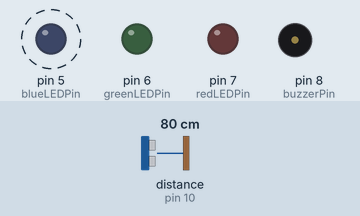
A sketch run on a simulated Arduino Uno, built with avr-gcc and run on an emulated ATmega328P. Shown: output pins drawn as LEDs (lit = HIGH), buzzer (waves = sounding). Wiring (inferred from the names in the program): ultrasonic range finder: trigger pin 9; echo pin 10. Dashed ring = blinking. The inputs (shaded band) are chosen by the test bench; at power-on: distance to the obstacle (sensor on pin 10) 80 cm. The echo pulse lasts 58.3 µs per cm; pins used as bus, display or sensor lines are not drawn.

Above: at 1.9 s.
2.0 s: distance to the obstacle (sensor on pin 10) set to 56 cm
5.5 s: distance to the obstacle (sensor on pin 10) set to 45 cm
At 5.87 s:
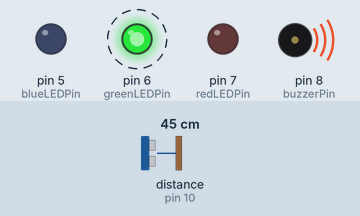
9.0 s: distance to the obstacle (sensor on pin 10) set to 23 cm
12.5 s: distance to the obstacle (sensor on pin 10) set to 19 cm
At 12.83 s:
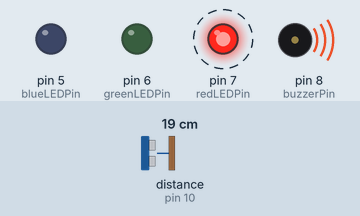
16.0 s: distance to the obstacle (sensor on pin 10) set to 35 cm
At 16.3 s:
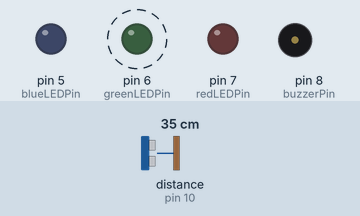
19.5 s: distance to the obstacle (sensor on pin 10) set to 2 cm
At 19.63 s:
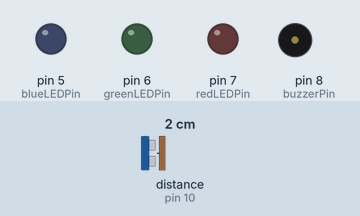
Timing chart, 0 to 24.0 s (numbered marks = the images above; inputs shaded):
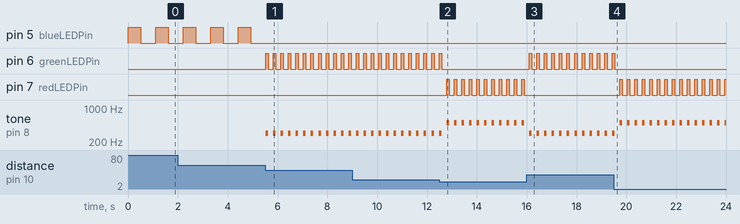

Measured:
- the behaviour switches between 51 and 50 cm on distance to the obstacle (sensor on pin 10) (found by bisection; images 0 and 1)
- the behaviour switches between 21 and 20 cm on distance to the obstacle (sensor on pin 10) (found by bisection; images 1 and 2)
- after the input at 5.5 s, pin 5 (blueLEDPin): stops changing and stays LOW; pin 6 (greenLEDPin): alternates HIGH for 0.10 s and LOW for 0.20 s, starting at once; tone on pin 8 (buzzerPin): alternates 300 Hz for 0.10 s and silent for 0.20 s, starting at once
- after the input at 12.5 s, pin 6 (greenLEDPin): goes on until 12.6 s, then stays LOW; pin 7 (redLEDPin): alternates HIGH for 0.10 s and LOW for 0.20 s, starting after 0.29 s
- after the input at 16.0 s, pin 6 (greenLEDPin): alternates HIGH for 0.10 s and LOW for 0.20 s, starting after 0.10 s; pin 7 (redLEDPin): stops changing and stays LOW
- after the input at 19.5 s, pin 6 (greenLEDPin): goes on until 19.5 s, then stays LOW; pin 7 (redLEDPin): alternates HIGH for 0.10 s and LOW for 0.20 s, starting after 0.23 s
- by itself, pin 5 (blueLEDPin): alternates HIGH for 0.50 s and LOW for 0.60 s

The sketch:

Parking_Sensor_IOT.ino
```cpp
// Parking Sensor IoT Device
// This code utilizes an ultrasonic sensor to detect distances
// and provides visual and audible alerts using LEDs and a buzzer.

const int trigPin = 9;      // Trigger pin for ultrasonic sensor
const int echoPin = 10;     // Echo pin for ultrasonic sensor
const int blueLEDPin = 5;   // Pin for blue LED
const int greenLEDPin = 6;  // Pin for green LED
const int redLEDPin = 7;    // Pin for red LED
const int buzzerPin = 8;    // Pin for buzzer

void setup() {
    Serial.begin(9600);           // Initialize serial communication at 9600 baud rate
    pinMode(trigPin, OUTPUT);     // Set trigPin as OUTPUT
    pinMode(echoPin, INPUT);      // Set echoPin as INPUT
    pinMode(blueLEDPin, OUTPUT);  // Set blueLEDPin as OUTPUT
    pinMode(greenLEDPin, OUTPUT); // Set greenLEDPin as OUTPUT
    pinMode(redLEDPin, OUTPUT);   // Set redLEDPin as OUTPUT
    pinMode(buzzerPin, OUTPUT);   // Set buzzerPin as OUTPUT
}

void loop() {
    int distance = measureDistance(); // Get the distance from the ultrasonic sensor

    // Print distance to the serial monitor (uncomment if needed)
    // Serial.print("Distance: ");
    // Serial.print(distance);
    // Serial.println(" cm");

    // Check distance and trigger LEDs and buzzer accordingly
    if (distance < 20) {
        blinkLEDWithSound(redLEDPin, 500);  // Blink red LED with sound for close proximity
    } else if (distance < 50) {
        blinkLEDWithSound(greenLEDPin, 300); // Blink green LED with sound for moderate proximity
    } else if (distance < 80) {
        blinkLED(blueLEDPin);  // Blink blue LED for distant proximity
    } else {
        turnOffLEDsAndBuzzer(); // No obstacle, turn off all indicators
    }

    delay(100); // Delay for stability; adjust as needed
}

// Function to measure distance using ultrasonic sensor
int measureDistance() {
    // Trigger the ultrasonic sensor
    digitalWrite(trigPin, LOW);
    delayMicroseconds(2);
    digitalWrite(trigPin, HIGH);
    delayMicroseconds(10);
    digitalWrite(trigPin, LOW);

    // Read the duration of the echo
    long duration = pulseIn(echoPin, HIGH);
    // Calculate distance in centimeters
    return duration * 0.034 / 2;
}

// Function to blink an LED without sound
void blinkLED(int ledPin) {
    turnOffLEDsAndBuzzer(); // Turn off other LEDs before turning on a new one
    digitalWrite(ledPin, HIGH);
    delay(500);
    digitalWrite(ledPin, LOW);
    delay(500);
}

// Function to blink an LED with sound from the buzzer
void blinkLEDWithSound(int ledPin, int soundFrequency) {
    turnOffLEDsAndBuzzer(); // Turn off other LEDs before turning on a new one
    digitalWrite(ledPin, HIGH);
    tone(buzzerPin, soundFrequency); // Sound the buzzer at specified frequency
    delay(100);
    digitalWrite(ledPin, LOW);
    noTone(buzzerPin); // Stop the buzzer
    delay(100);
}

// Function to turn off all LEDs and buzzer
void turnOffLEDsAndBuzzer() {
    digitalWrite(blueLEDPin, LOW);
    digitalWrite(greenLEDPin, LOW);
    digitalWrite(redLEDPin, LOW);
    noTone(buzzerPin); // Turn off the buzzer
}
```
